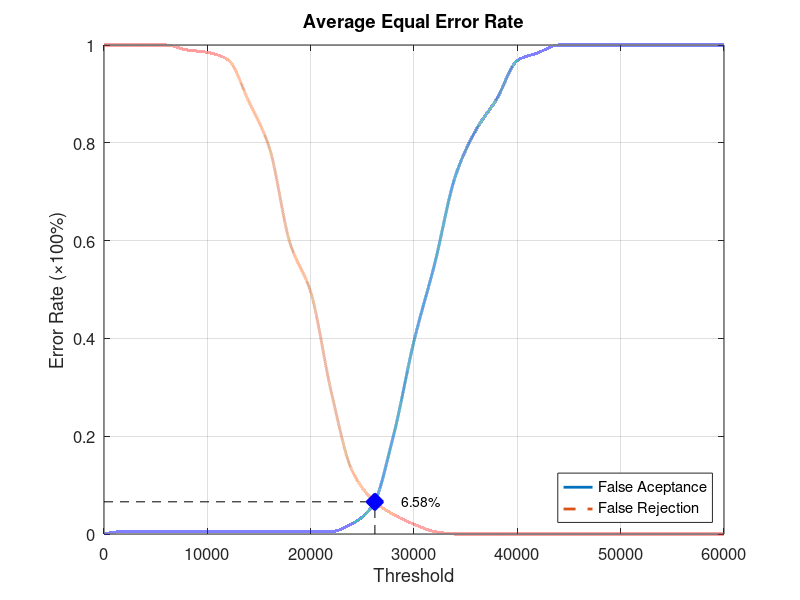
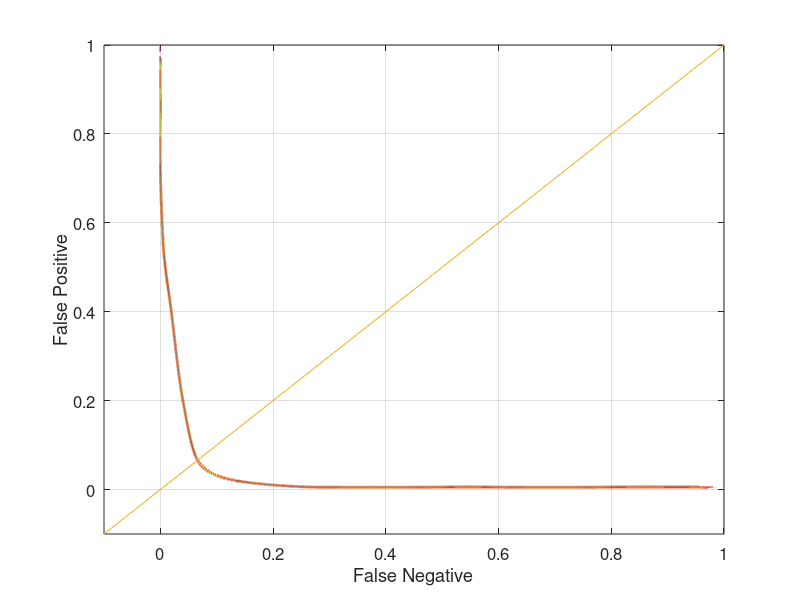

Reproduce these figures in MATLAB, in order.
function yEER = Database3_3
close all;
clear;
clc;
x = 0:2000:60000;
xq = 0:0.5:60000;

y0 = [0 0.00526316 0.00526316 0.00526316 0.00526316 0.00526316 0.00526316 0.00526316 0.00526316 0.00526316 0.00526316 0.00526316 0.0210526 0.0578947 0.2 0.394737 0.552632 0.731579 0.826316 0.889474 0.968421 0.984211 1 1 1 1 1 1 1 1 1];
yy0 = interp1(x, y0, xq, 'pchip');
y1 = [1 1 1 1 0.99 0.985 0.97 0.885 0.79 0.595 0.495 0.29 0.13 0.07 0.04 0.02 0.005 0 0 0 0 0 0 0 0 0 0 0 0 0 0];
yy1 = interp1(x, y1, xq, 'pchip');

% Calculating EER: 
y2 = abs(y0 - y1);
find(y2 == min(y2))
yy2 = abs(yy0 - yy1);
xEER = find(yy2 == min(yy2));
xEERIndex = xq(xEER) % X-axis EER
yEER = yy0(xEER) % Y-axis EER

main = figure
plot(xq, yy0,'-','LineWidth', 2);	hold on
plot(xq, yy1,'--','LineWidth', 2);	hold on
plot([xEERIndex xEERIndex], [0 yEER], 'k--');	hold on
plot([0 xEERIndex], [yEER yEER], 'k--');	hold on
plot(xEERIndex, yEER, 'bx', 'LineWidth', 10);	hold on
text(xEERIndex + 10 * xEERIndex / 100, yEER, [num2str(round((10000 * yEER)) / 100) '%'])
legend('False Aceptance', 'False Rejection', 'Location', 'SouthEast')
xlabel('Threshold')
ylabel('Error Rate (\times100%)')
title('Average Equal Error Rate')
set(gca, 'FontSize', 12)
axis([0 60000 0 1])
grid on

print(main, 'Database3_3Main', '-dpng');
FNRxFPR = figure('Color', [1 1 1]);
plot(yy1, yy0, '-', yy1, yy0, 'LineWidth', 2);
hold on
y = -0.1:0.1:1
plot(y, y); 
set(gca, 'FontSize', 12)
xlabel('False Negative')
ylabel('False Positive')
axis([-0.1 1 -0.1 1])
set(gca, 'FontSize', 12)
grid on

print(FNRxFPR, 'Database3_3FNRxFPR','-dpng');
end
